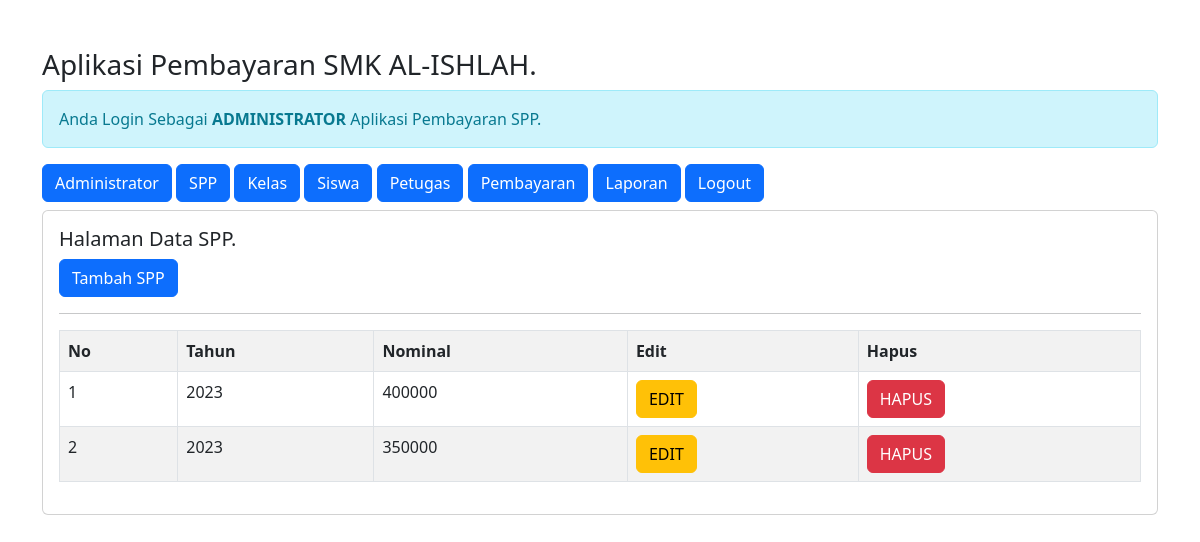
The page /admin/admin.php?url=spp (signed in) on the database its author committed.
### tables this page shows
CREATE TABLE `spp` (
  `id_spp` int(11) NOT NULL,
  `tahun` int(11) NOT NULL,
  `nominal` int(11) NOT NULL
);

### admin/spp.php (the view)
<h5>Halaman Data SPP.</h5>
<a href="?url=tambah-spp" class="btn btn-primary"> Tambah SPP </a>
<hr>
<table class="table table-striped table-bordered">
	<tr class="fw-bold">
		<td>No</td>
		<td>Tahun</td>
		<td>Nominal</td>
		<td>Edit</td>
		<td>Hapus</td>
	</tr>
	<?php
	include'../koneksi.php';
	$no = 1;
	$sql = "SELECT*FROM spp ORDER BY id_spp DESC";
	$query = mysqli_query($koneksi, $sql);
	foreach($query as $data){ ?>
		<tr>
			<td><?= $no++; ?></td>
			<td><?= $data['tahun'] ?></td>
			<td><?= $data['nominal'] ?></td>
			<td>
				<a href="?url=edit-spp&id_spp=<?= $data['id_spp'] ?>" class='btn btn-warning'>EDIT</a>
			</td>
			<td>
				<a onclick="return confirm('Apakah Anda Yakin Ingin Menghapus Data')" href="?url=hapus-spp&id_spp=<?= $data['id_spp'] ?>" class='btn btn-danger'>HAPUS</a>
			</td>
		</tr>
	<?php } ?>
</table>

### rows shown on the page
spp: tahun "2023", nominal "400000"
spp: tahun "2023", nominal "350000"
